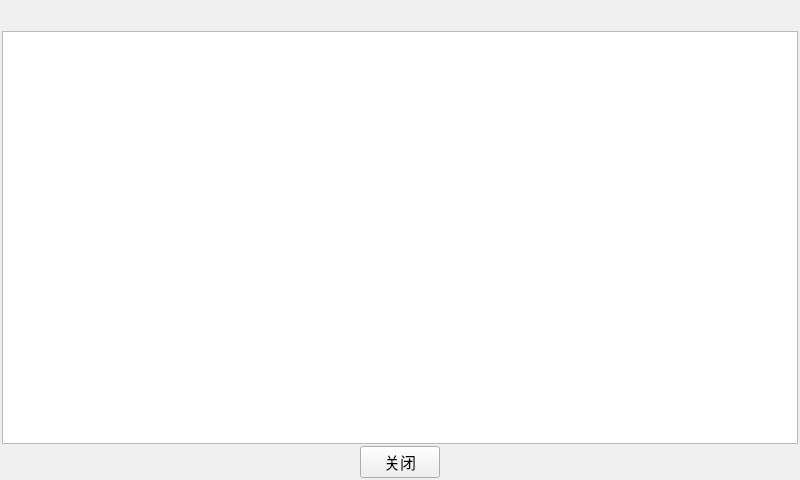
<?xml version="1.0" encoding="UTF-8"?>
<ui version="4.0">
 <class>fileview</class>
 <widget class="QWidget" name="fileview">
  <property name="geometry">
   <rect>
    <x>0</x>
    <y>0</y>
    <width>800</width>
    <height>480</height>
   </rect>
  </property>
  <property name="font">
   <font>
    <family>WenQuanYi Zen Hei</family>
    <pointsize>12</pointsize>
   </font>
  </property>
  <property name="windowTitle">
   <string>Widget</string>
  </property>
  <layout class="QVBoxLayout" name="verticalLayout">
   <property name="spacing">
    <number>2</number>
   </property>
   <property name="leftMargin">
    <number>2</number>
   </property>
   <property name="topMargin">
    <number>2</number>
   </property>
   <property name="rightMargin">
    <number>2</number>
   </property>
   <property name="bottomMargin">
    <number>2</number>
   </property>
   <item>
    <layout class="QHBoxLayout" name="horizontalLayout">
     <item>
      <widget class="QToolButton" name="exitButton">
       <property name="styleSheet">
        <string notr="true">border-style: flat;
border-image: url(:/images/image/res/exit.png);</string>
       </property>
       <property name="text">
        <string/>
       </property>
       <property name="icon">
        <iconset>
         <normaloff>:/images/buttons/images/viewdetailed-24.png</normaloff>:/images/buttons/images/viewdetailed-24.png</iconset>
       </property>
       <property name="iconSize">
        <size>
         <width>24</width>
         <height>24</height>
        </size>
       </property>
      </widget>
     </item>
     <item>
      <widget class="QToolButton" name="backButton">
       <property name="enabled">
        <bool>true</bool>
       </property>
       <property name="styleSheet">
        <string notr="true">border-style: flat;
border-image: url(:/images/image/fileman/left-24.png);</string>
       </property>
       <property name="text">
        <string/>
       </property>
       <property name="icon">
        <iconset>
         <normaloff>:/images/buttons/images/left-24.png</normaloff>:/images/buttons/images/left-24.png</iconset>
       </property>
       <property name="iconSize">
        <size>
         <width>24</width>
         <height>24</height>
        </size>
       </property>
       <property name="autoRaise">
        <bool>true</bool>
       </property>
      </widget>
     </item>
     <item>
      <widget class="QToolButton" name="forwardButton">
       <property name="styleSheet">
        <string notr="true">border-style: flat;
border-image: url(:/images/image/fileman/right-24.png);</string>
       </property>
       <property name="text">
        <string/>
       </property>
       <property name="icon">
        <iconset>
         <normaloff>:/images/buttons/images/right-24.png</normaloff>:/images/buttons/images/right-24.png</iconset>
       </property>
       <property name="iconSize">
        <size>
         <width>24</width>
         <height>24</height>
        </size>
       </property>
      </widget>
     </item>
     <item>
      <widget class="QToolButton" name="aheadButton">
       <property name="styleSheet">
        <string notr="true">border-style: flat;
border-image: url(:/images/image/fileman/up-24.png);</string>
       </property>
       <property name="text">
        <string/>
       </property>
       <property name="icon">
        <iconset>
         <normaloff>:/images/buttons/images/up-24.png</normaloff>:/images/buttons/images/up-24.png</iconset>
       </property>
       <property name="iconSize">
        <size>
         <width>24</width>
         <height>24</height>
        </size>
       </property>
      </widget>
     </item>
     <item>
      <widget class="QToolButton" name="listButton">
       <property name="styleSheet">
        <string notr="true">border-style: flat;
border-image: url(:/images/image/fileman/viewlist-24.png);</string>
       </property>
       <property name="text">
        <string/>
       </property>
       <property name="icon">
        <iconset>
         <normaloff>:/images/buttons/images/viewlist-24.png</normaloff>:/images/buttons/images/viewlist-24.png</iconset>
       </property>
       <property name="iconSize">
        <size>
         <width>24</width>
         <height>24</height>
        </size>
       </property>
      </widget>
     </item>
     <item>
      <widget class="QToolButton" name="detailButton">
       <property name="styleSheet">
        <string notr="true">border-style: flat;
border-image: url(:/images/image/fileman/viewdetailed-24.png);</string>
       </property>
       <property name="text">
        <string/>
       </property>
       <property name="icon">
        <iconset>
         <normaloff>:/images/buttons/images/viewdetailed-24.png</normaloff>:/images/buttons/images/viewdetailed-24.png</iconset>
       </property>
       <property name="iconSize">
        <size>
         <width>24</width>
         <height>24</height>
        </size>
       </property>
      </widget>
     </item>
    </layout>
   </item>
   <item>
    <widget class="QStackedWidget" name="stackedWidget">
     <property name="frameShape">
      <enum>QFrame::NoFrame</enum>
     </property>
     <property name="currentIndex">
      <number>0</number>
     </property>
     <widget class="QWidget" name="page">
      <layout class="QVBoxLayout" name="verticalLayout_2">
       <property name="spacing">
        <number>0</number>
       </property>
       <property name="leftMargin">
        <number>0</number>
       </property>
       <property name="topMargin">
        <number>0</number>
       </property>
       <property name="rightMargin">
        <number>0</number>
       </property>
       <property name="bottomMargin">
        <number>0</number>
       </property>
       <item>
        <widget class="QListView" name="listView"/>
       </item>
      </layout>
     </widget>
     <widget class="QWidget" name="page_2">
      <layout class="QVBoxLayout" name="verticalLayout_3">
       <property name="spacing">
        <number>0</number>
       </property>
       <property name="leftMargin">
        <number>0</number>
       </property>
       <property name="topMargin">
        <number>0</number>
       </property>
       <property name="rightMargin">
        <number>0</number>
       </property>
       <property name="bottomMargin">
        <number>0</number>
       </property>
       <item>
        <widget class="QTreeView" name="treeView"/>
       </item>
      </layout>
     </widget>
    </widget>
   </item>
   <item>
    <layout class="QHBoxLayout" name="horizontalLayout_2">
     <item>
      <widget class="QPushButton" name="closeButton">
       <property name="sizePolicy">
        <sizepolicy hsizetype="Fixed" vsizetype="Fixed">
         <horstretch>0</horstretch>
         <verstretch>0</verstretch>
        </sizepolicy>
       </property>
       <property name="text">
        <string>关闭</string>
       </property>
       <property name="flat">
        <bool>false</bool>
       </property>
      </widget>
     </item>
    </layout>
   </item>
  </layout>
 </widget>
 <layoutdefault spacing="6" margin="11"/>
 <resources/>
 <connections/>
</ui>
